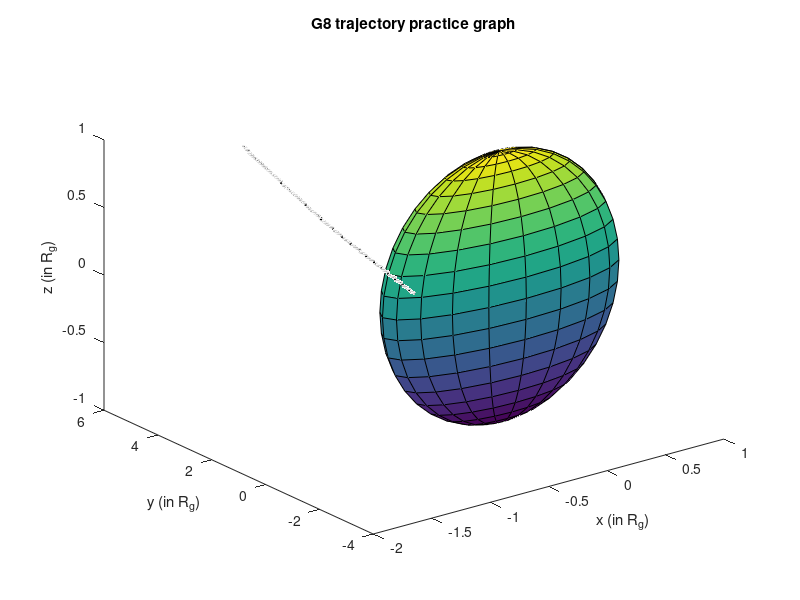

This chart was generated by the following MATLAB code: (Note: this script raises an error after producing the figure.)
%% Graph spacecraft trajectory of G8 
clc
close all
clear all

% File name G8 with delimeterIn = , 
% headerlinesIn = 1 (start at 2nd column so we don't import the dates)
G8 = importdata('Galileo_O8.csv',',',2)

% create trajectory array with each column representing an x,y,z component of
% the spacecraft trajectory
trajectory = zeros(length(G8.data),3)
for i = 1:3
    trajectory(:,i) = G8.data(:,i+4)
end

% spacecraft-measured B field values
B_field = zeros(length(G8.data),3)
for i = 1:3
    B_field(:,i) = G8.data(:,i)
end

%% create 3d plot of trajectory 
plot3(trajectory(:,1),trajectory(:,2),trajectory(:,3),'-k','LineWidth',2)
xlabel("x (in R_g)")
ylabel("y (in R_g)")
zlabel("z (in R_g)")
title("G8 trajectory practice graph")
hold on
% add Ganymede at origin 
r_factor = 0.038 % multiply by R_g/R_j
[X,Y,Z] = sphere
X2 = X*r_factor
Y2 = Y*r_factor
Z2 = Z*r_factor 
% assuming R_j 
% G1_plot = surf(X2,Y2,Z2)

% assuming R_g
G8_plot = surf(X,Y,Z)
G8_plot.FaceColor = [0.25 0.8 0.7]
G8_plot.EdgeColor = 'none'
axis equal

%% add quiver plot to show magnitude/direction of B field 
quiver3(trajectory(:,1),trajectory(:,2),trajectory(:,3),B_field(:,1),B_field(:,2),B_field(:,3),'Color',[0.1 0.9 0])

%% add the magnetopause boundaries to more clearly visualize 
% define z values
z = -2:0.1:2

% create constant vectors for both crossing x and y values with the same number of elements as z
x_cross1 = -1.48 *ones(size(z))
y_cross1 = -1.22 * ones(size(z))

x_cross2 = -1.33*ones(size(z))
y_cross2 = 1.29*ones(size(z))

% plot lines
plot3(x_cross1, y_cross1, z, '--', 'Color',[.8 0 .2])
plot3(x_cross2, y_cross2, z, '--', 'Color',[.8 0 .2])

legend("trajectory", "Ganymede", "B field quiver plot", "magnetopause boundary")
grid on

hold off